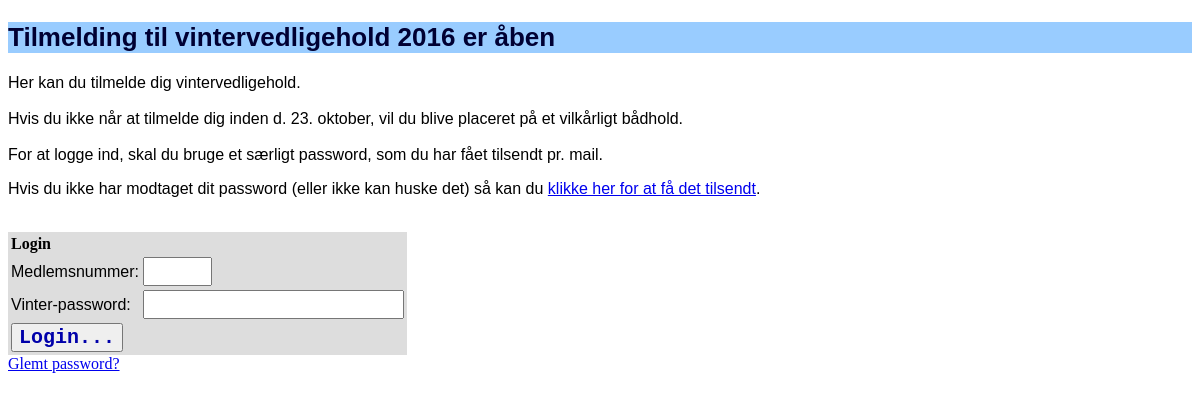
Page /app/index.php on the committed database.
### tables this page shows
CREATE TABLE `settings` (
  `id` int(10) unsigned NOT NULL AUTO_INCREMENT,
  `name` varchar(255) NOT NULL,
  `description` text NOT NULL,
  `content` text NOT NULL,
  `type` varchar(10) NOT NULL DEFAULT 'text',
  PRIMARY KEY (`id`),
  KEY `name` (`name`)
);

### app/inc/db.php (called while the page is built, shortened)
<?php
function get_setting($name, $link = false) {
  if (!$link) {
    $link = $GLOBALS['link'];
  }
  $res = $link->query("SELECT * FROM settings WHERE name = '" . $link->escape_string($name) . "'");
  if ($res && $row = $res->fetch_assoc() ) {
    return $row['content'];
  }
  return "";
}
?>

### app/index.php (the view, shortened to what this page needs)
<?php
   include("inc/header.php");
   echo "</head>\n<body>\n";
   $year = get_setting('year');
   $text = nl2br(get_setting('welcome_page'));
?>
<h2>Tilmelding til vintervedligehold <?= $year ?> er &aring;ben</h2>
<p><?= $text ?>
<p>Hvis du ikke har modtaget dit password (eller ikke kan huske det) så kan du <a href="glemt.php">klikke her for at få det tilsendt</a>.</p>
<br />
<form action="tilmeld2.php" method="POST">
  <table border="0" class="login-boks">
     <tr>
	 <th colspan="2">Login</th>
     </tr>
     <tr>
	<td>Medlemsnummer:</td>
	<td><input type='text' name='medlemsnummer' size='4'></td>
    </tr>
    <tr>
	<td>Vinter-password:</td>
	<td><input type="password" name="password" size="20"></td>
    </tr>
    <tr>
	<td colspan="2"><input type='submit' value='Login...'></td>
    </tr>
  </table>
</form>
<a href="glemt.php">Glemt password?</a>
<?php
  include("inc/footer.php");
?>

### app/vinter_style.css (style rules this page uses)
h2 { font-family: helvetica; font-size: 26px; color: #000033; background-color: #99ccff; }
p { font-family: helvetica; font-size: 16px; }
td { font-family: helvetica; font-size: 16px; }
input { font-family: courier,helvetica; font-weight: bold; font-size: 20px; color: #0000aa; }
input[type=submit] { cursor: pointer; }
.login-boks { background-color: #ddd; }
table.login-boks th { text-align: left; }

### rows in the picture
settings: content "2016"
settings: content "Her kan du tilmelde dig vintervedligehold. Hvis du ikke når at tilmelde dig inden d. 23. oktober, vil du blive placeret på et vilkårligt bådhold. For at logge ind, skal du bruge et særligt password, som du har fået tilsendt pr. mail."
